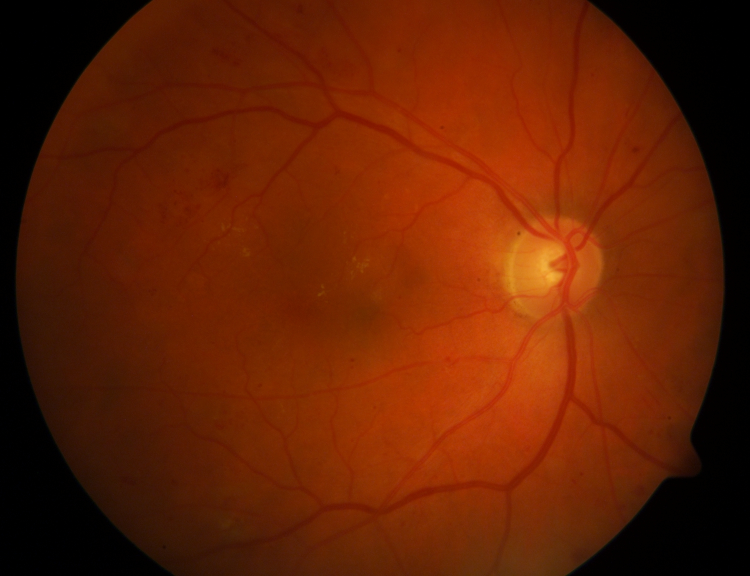
#> input picture ImagensDoProjeto/diaretdb1_image003.png, 1500 x 1152 px, found by its file name (shown at 1/2 size)
$ python Figura06.py
#> lines starting #> are read from the running program, lines starting #| are printed output that depends on the picture; after the words box and inside, x2 and y2 are one past the last pixel; in counts of white or black regions, pixels touching at a corner belong together
### Figura01.py
import cv2
import matplotlib.pyplot as plt
import numpy as np

# Carregando Imagens
Imagem = cv2.imread('images/diaretdb1_image003.png')
#> Imagem is the input picture: shape (1152, 1500, 3); mean B, G, R 3, 32.9, 99.5
Imagem2 = cv2.imread('images/diaretdb1_image021.png')
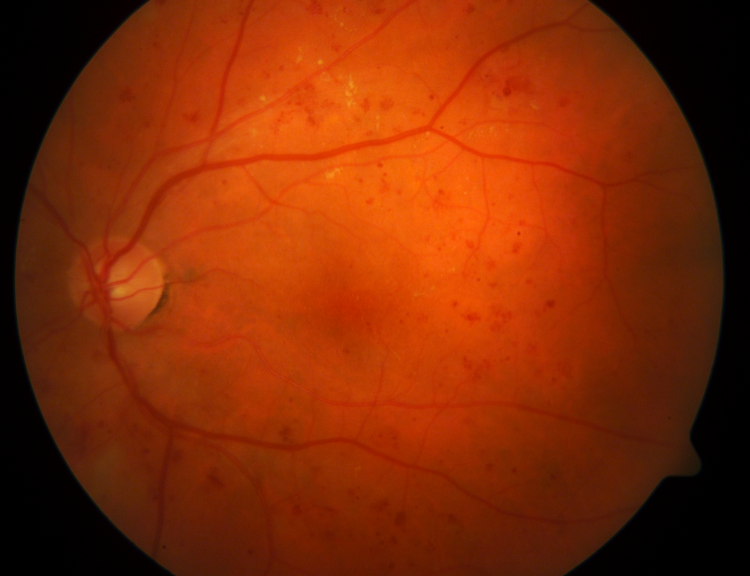
#> input picture ImagensDoProjeto/diaretdb1_image021.png, 1500 x 1152 px, found by its file name (shown at 1/2 size)
#> Imagem2 is the input picture: shape (1152, 1500, 3); mean B, G, R 5.3, 43.1, 129.8

# Diminuindo tamanho das imagens
scalaPercent = 20
widht = int(Imagem.shape[1] * scalaPercent / 100)
#> widht = 300
height = int(Imagem.shape[0] * scalaPercent / 100)
#> height = 230
dim = (widht, height)
#> dim = (300, 230)
I1 = cv2.resize(Imagem, dim, interpolation=cv2.INTER_AREA)
I2 = cv2.resize(Imagem2, dim, interpolation=cv2.INTER_AREA)

#Exibindo Imagens
final = cv2.hconcat((I1, I2))
cv2.imshow("Retiina", final)

### Figura04.py
from Figura01 import *

Imagem = cv2.imread("images/diaretdb1_image019.png")
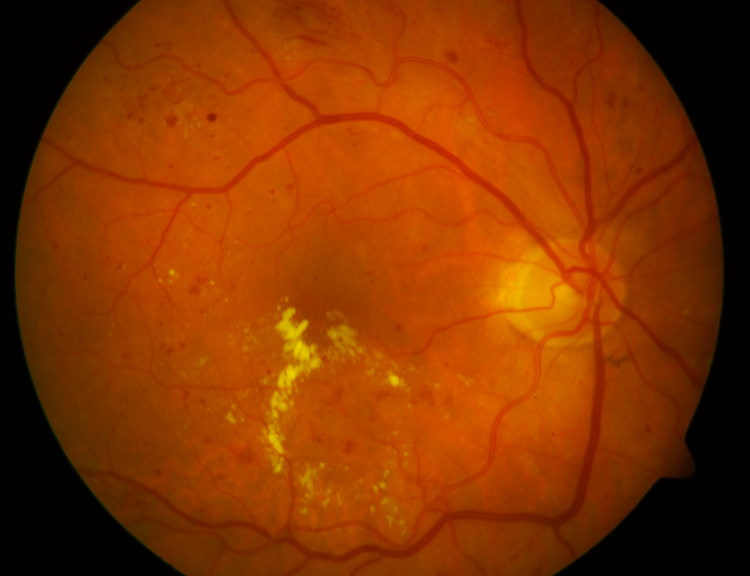
#> input picture ImagensDoProjeto/diaretdb1_image019.png, 1500 x 1152 px, found by its file name (shown at 1/2 size)
#> Imagem is the input picture: shape (1152, 1500, 3); mean B, G, R 0.2, 52.9, 132.6
Imagem = cv2.resize(Imagem, dim, interpolation=cv2.INTER_AREA)
#> Imagem: shape (230, 300, 3)

# Aplicando filtro para eliminar ruido
Imagem2 = cv2.GaussianBlur(src=Imagem, ksize=(3,3), sigmaX=0)
#> Imagem2: shape (230, 300, 3)

# Extracao do canal verde
Imagem3 = Imagem.copy()
Imagem3[:,:,0] = 0
#> Imagem3: shape (230, 300, 3); mean B, G, R 0, 52.9, 132.6
Imagem3[:,:,2] = 0

# Conversoes em tons de cinza
Imagem4 = cv2.cvtColor(Imagem, cv2.COLOR_BGR2GRAY)
Imagem4 = cv2.cvtColor(Imagem4, cv2.COLOR_GRAY2BGR)
#> Imagem4: shape (230, 300, 3)


# Contatenado imagens e exibindo
final = np.concatenate((Imagem, Imagem2), axis=1)
final2 = np.concatenate((Imagem3, Imagem4), axis=1)
Rfinal = np.concatenate((final, final2), axis=0)
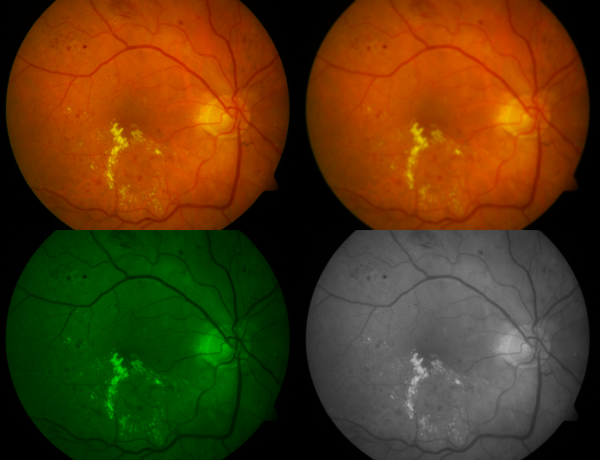
#> Rfinal: shape (460, 600, 3); mean B, G, R 17.7, 57.3, 84

cv2.imshow("Imagem O, Eliminacao de Ruido, Canal verde, Tons de cinza", Rfinal)

### Figura06.py
from skimage.measure import regionprops, regionprops_table
from skimage.morphology import remove_small_objects
from Figura04 import *
import skimage
from skimage.color import rgb2gray

# Aplicando Binarizacao
ret,thresh1 = cv2.threshold(Imagem4,127,255,cv2.THRESH_BINARY)
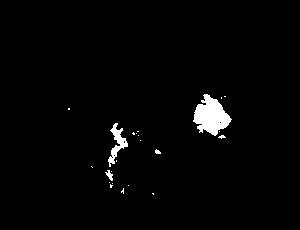
#> thresh1: shape (230, 300, 3); 2% white; 23 white regions (19 under 20 px), largest, box (x1, y1, x2, y2) and area: (193, 94, 232, 136) 958, (108, 123, 128, 167) 311, (105, 170, 113, 181) 43, (155, 149, 161, 154) 21
#cv2.imshow("Binarizacao", thresh1)


# Eliminando falsos positivos
image = thresh1.copy()
kernel = np.ones((5, 5), np.uint8)
image = cv2.morphologyEx(image, cv2.MORPH_CLOSE, kernel)
#> image: shape (230, 300, 3); 2.2% white; 12 white regions (8 under 20 px), largest, box (x1, y1, x2, y2) and area: (193, 94, 232, 139) 1036, (105, 123, 128, 188) 437, (132, 131, 139, 136) 22, (155, 149, 161, 154) 21

# Convertendo para tons de cinza
gray = cv2.cvtColor(image, cv2.COLOR_BGR2GRAY)

# Ceiando Imagem Binaria
_, binary = cv2.threshold(gray, 225, 255, cv2.THRESH_BINARY_INV)
#> binary: shape (230, 300); 97.8% white; 12 black regions (8 under 20 px)

# contours
contours, hierarchy = cv2.findContours(binary, cv2.RETR_TREE, cv2.CHAIN_APPROX_SIMPLE)
#> contours = 14 contours, 9 with area under 20; largest, box (x1, y1, x2, y2) and area: (0, 0, 300, 230) 68471, (192, 93, 233, 140) 1103, (104, 122, 129, 189) 515, (131, 130, 140, 137) 31, (154, 148, 162, 155) 28

# Desenhando todos os contours
image = cv2.drawContours(image, contours, -1, (255, 0, 0), 4)
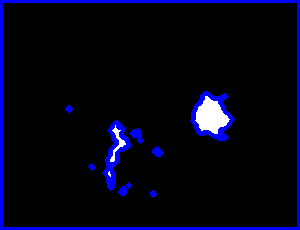
#> image: shape (230, 300, 3); mean B, G, R 21.9, 3.5, 3.5

'''
plt.subplot(121),plt.imshow(binary, cmap="gray")
plt.subplot(122),plt.imshow(image)
plt.show()
'''

img = thresh1.copy()
lower_val = np.array([0,0,0])
upper_val = np.array([40,40,100])
mask = cv2.inRange(img, lower_val, upper_val)
selected_contours = []
imagens = []
for contour in contours:
  area = cv2.contourArea(contour)
  if area < 700:
    selected_contours.append(contour)
    blank_image = np.zeros(mask.shape, np.uint8)
    cv2.fillPoly(blank_image, pts=selected_contours, color=(255,255,255))
    imagens.append(blank_image)
#> this loop made 14 passes
#> area on passes 7, 9, 10, 14: 28.5, 31, 515, 1103
#> (contour, area) on pass 1: ([[0, 0], [0, 229], [299, 229], [299, 0]], 68471)
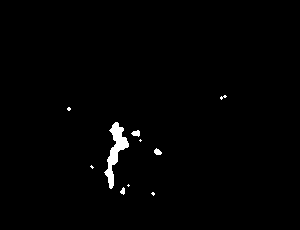
#> blank_image: shape (230, 300); 1.1% white; 10 white regions (6 under 20 px)
#> after the loop, imagens = 12 items; selected_contours = 12 contours, 9 with area under 20; largest, box (x1, y1, x2, y2) and area: (104, 122, 129, 189) 515, (131, 130, 140, 137) 31, (154, 148, 162, 155) 28

masked = cv2.bitwise_and(thresh1, thresh1, mask=imagens[-3])
#cv2.imshow("Eliminacao De DO", masked)

im_v = cv2.hconcat([thresh1, masked])
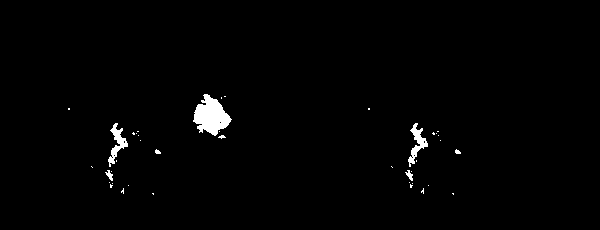
#> im_v: shape (230, 600, 3); 1.3% white; 41 white regions (34 under 20 px), largest, box (x1, y1, x2, y2) and area: (193, 94, 232, 136) 958, (108, 123, 128, 167) 311, (408, 123, 428, 167) 311
cv2.imshow("Figura 06", im_v)
